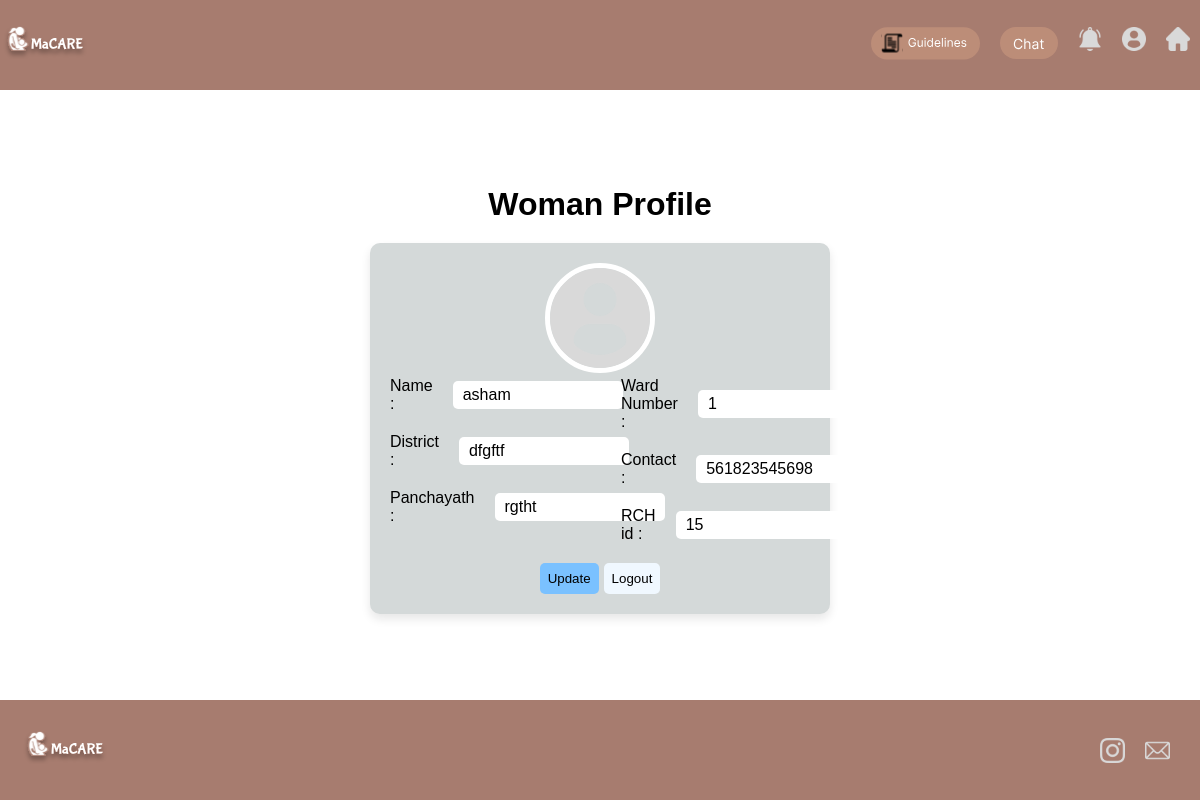
Page /wprofile/ (signed in) on the earlier database version.
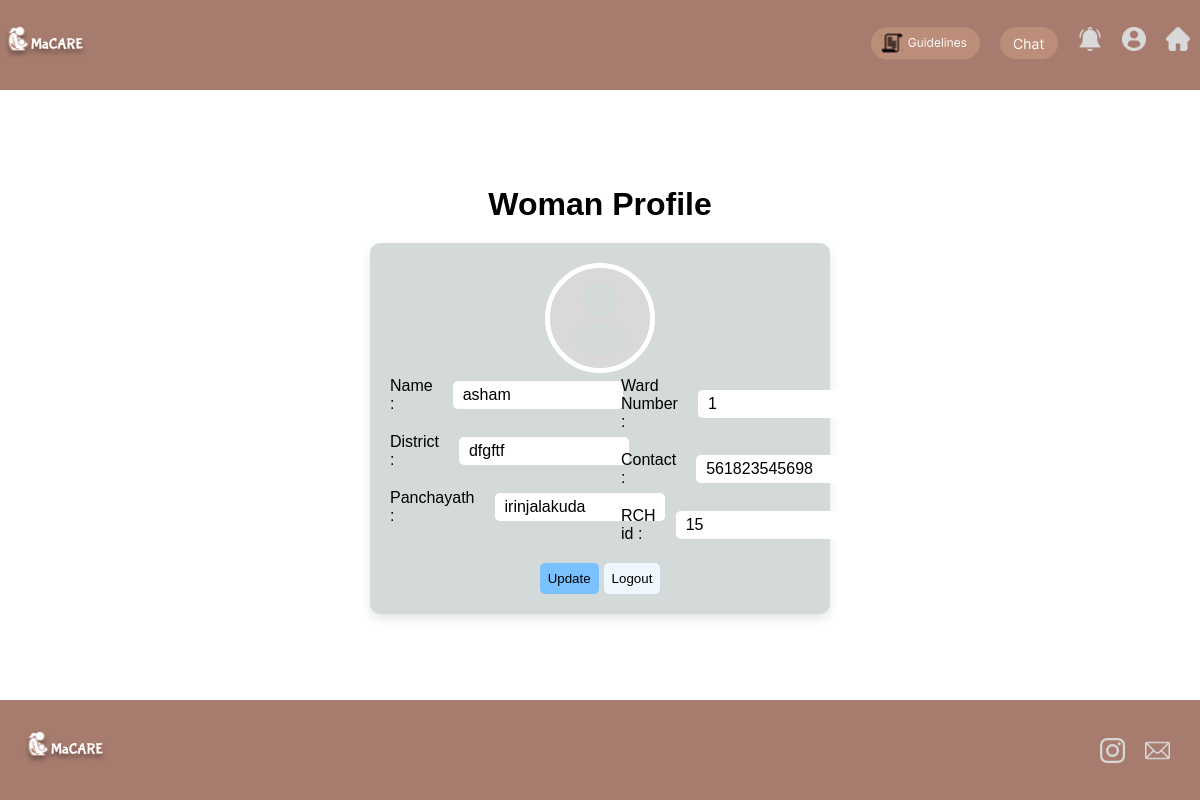
Same page on the later database version.
### macares/models.py (models this page shows, shortened)
class User(models.Model):
    uid=models.AutoField(primary_key=True)
    email = models.EmailField(unique=True)
    name = models.CharField(max_length=20)
    password = models.CharField(max_length=20)
    age=models.IntegerField(default='10')
    yesno=models.CharField(max_length=3)
    district=models.CharField(max_length=50)
    wardno=models.IntegerField()
    phone=models.IntegerField()
    cmp = models.CharField(max_length=20)
    occupation = models.CharField(max_length=20)
    ashaid = models.IntegerField(default='0')
    lastmen = models.DateField(settings.DATE_FORMAT,default="2002-02-01")
    lastpg = models.DateField(settings.DATE_FORMAT,default="2002-02-01")
    bg = models.CharField(max_length=20,default="A+")

### macares/views.py (the view)
# urls.py: path('wprofile/',wprofile,name='wprofile'),
def wprofile(request):
    if 'email' in request.session:
        users = User.objects.get(email=request.session['email'])
        my_dict = {
            'name': users.name,
            'email': users.email,
            'wardno': users.wardno,
            'district': users.district,
            'phone': users.phone,
            'panchayath': users.cmp,
            'rchid': users.uid
        }
        return render(request, 'wprofile.html', {'my_dict': my_dict})
    else:
        data = {'status': 'You need to login first'}
        return render(request, 'womenSignUp.html', context=data)

### macares/templates/wprofile.html
{% extends 'baseWomen.html' %}
{% block style %}
<link rel="stylesheet" href="../static/css/womenprofile.css">
{% endblock %}
{% block content %}
<div class="profilewoman-wrapper">
    <h1>Woman Profile</h1>
    <div class="content">
        <div class="contentWrapper">
            <div class="img-circle text-center mb-3">
                <img src="../static/images/profileIcon .svg" alt="Image" class="shadow">
            </div>
            <div class="new">
                <div>
                    <div class="labelprofile">
                        <p>Name :</p>
                        <p>{{my_dict.name}}</p>
                    </div>
                    <div class="labelprofile">
                        <p>District :</p>
                        <p>{{my_dict.district}}</p>
                    </div>
                    <div class="labelprofile">
                        <p>Panchayath :</p>
                        <p>{{my_dict.panchayath}}</p>
                    </div>
                </div>
                <div>
                    <div class="labelprofile">
                        <p>Ward Number :</p>
                        <p>{{my_dict.wardno}}</p>
                    </div>
                    <div class="labelprofile">
                        <p>Contact :</p>
                        <p>{{my_dict.phone}}</p>
                    </div>
                    <div class="labelprofile">
                        <p>RCH id :</p>
                        <p>{{my_dict.rchid}}</p>
                    </div>
                </div>
            </div>
            <div style="display: flex; gap: 5px; padding-top: 20px;">
                <a href="{% url 'wupdate' %}">
                    <button class="up">Update</button>
                </a>
                <a href="{% url 'home' %}">
                    <button class="can">Logout</button>
                </a>
            </div>
        </div>
    </div>
</div>
{% endblock %}

### macares/templates/baseWomen.html (shortened to what this page needs)
<!DOCTYPE html>
<html lang="en">
<head>
    {% block style %} {% endblock %}
    <link rel="stylesheet" href="../static/css/baseWom.css">
</head>
<body>
    <div style="background-color: #a77c6f; display: flex; justify-content: center;width:100vw;position:fixed;padding:0px">
        <div class="topcontainer" style="width:100%">
            <img src="../static/images/logo-white.svg" />
            <div style="display:flex;gap:20px; padding-right:10px;">
                <a class="text-nav" href="{% url 'wGuideline' %}">
                    <img src="../static/images/Guidlines.svg" alt="">
                </a>
                <a class="text-nav" href="./ashaChat.html">
                    <img src="../static/images/chat.svg" alt="">
                </a>
                <a class="text-nav" href="{% url 'wremainder' %}">
                    <img src="../static/images/alarm 1.svg" alt="">
                </a>
                <a class="text-nav" href="{% url 'wprofile' %}">
                    <img src="../static/images/profileIcon .svg" alt="">
                </a>
                <a class="text-nav" href="{% url 'whome' %}">
                    <img src="../static/images/homeIcon.svg" alt="">
                </a>
            </div>
        </div>
    </div>
    <div class="content" >
{% block content %}
{% endblock %}
    </div>
    <div class= "bottom">
        <div class="bottomcontainer" >
            <img src="../static/images/logo-white.svg" />
            <div class="bottomRight" >
                <img  class="text-footer" src="../static/images/insta_white.svg" alt="">
                <img class="text-footer" src="../static/images/mail_white.svg" alt="">
            </div>
        </div>
    </div>
</body>
</html>

### macares/static/css/womenprofile.css (style rules this page uses)
.profilewoman-wrapper { width: 100vw; height: 100vh; display: flex; align-items: center; justify-content: center; flex-direction: column; gap: 20px; }
.labelprofile { display: flex; width: 100%; gap: 20px; align-items: center; justify-content: space-between; }
.labelprofile>:nth-child(2) { min-width: 150px; max-width: 200px; padding: 5px 10px; background-color: rgb(255, 255, 255); border-radius: 5px; }
.contentWrapper { display: flex; align-items: center; flex-direction: column; width: 35vw; height: fit-content; border-radius: 10px; box-shadow: 0 5px 10px rgba(20, 16, 16, 0.1) ; background-color: rgb(212, 217, 217); padding: 20px; }
.new { padding: 0; margin: 0; display: flex; flex-direction: row; justify-content: space-between; width: 100%; }
.new>div { display: flex; flex-direction: column; gap: 20px; width: 45%; }
.up { padding: 8px; background-color: rgb(122, 193, 255); border-radius: 5px; border: none; }
.can { padding: 8px; background-color: aliceblue; border-radius: 5px; border: none; }
.img-circle img { height: 100px; width: 100px; border-radius: 100%; border: 5px solid #fff; }

### macares/static/css/baseWom.css (style rules this page uses)
* { margin: 0; padding: 0; font-family: sans-serif; }
a { text-decoration: none; }
.text-nav { color: white; }
body { display: flex; flex-direction: column; align-items: center; padding: 0; overflow-x: hidden; }
.topcontainer { width:100%; height: 70px; display: flex; position: fixed; align-items: center; justify-content: space-between; background-color: #a77c6f; padding: 10px 40px; }
.bottom { bottom: 0; position: fixed; background-color: #a77c6f; display: flex; justify-content: center; width:100vw; }
.bottomcontainer { width: 100vw; height: 80px; display: flex; align-items: center; justify-content: space-between; padding: 10px 20px; }
.bottomRight { display:flex; padding-right:10px; gap: 20px; }
.text-footer { width: 25px; height: 25px; }
.content { padding: 0; }

Differences in the rows shown:
changed User "asham": panchayath "rgtht" → "irinjalakuda"
